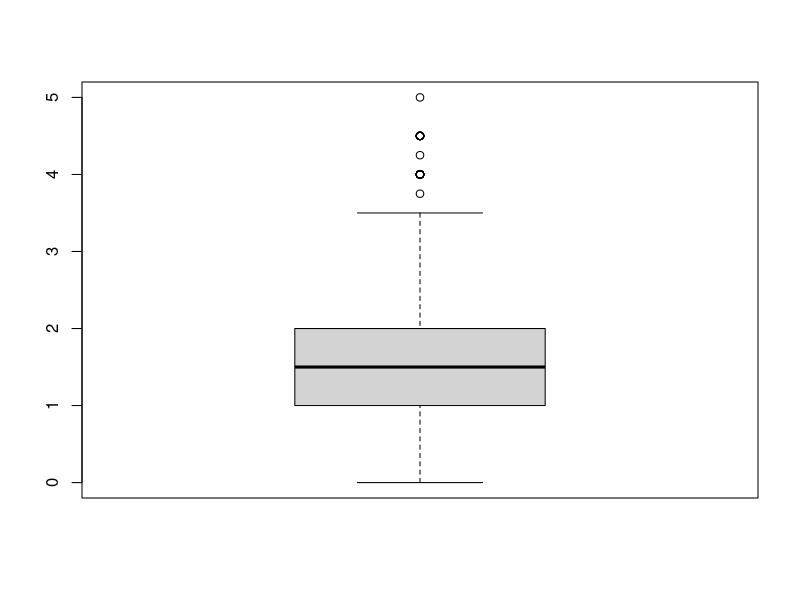
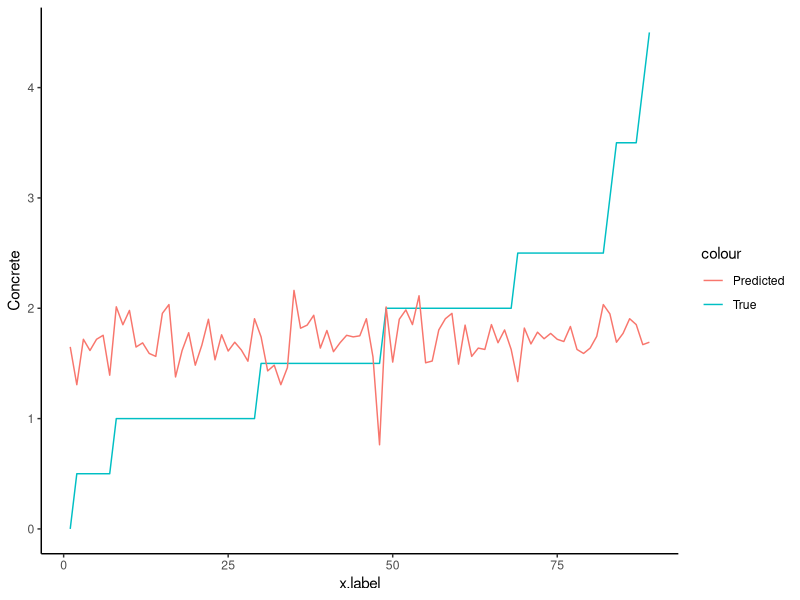

Recreate these plots in R, in order.
## ---- chunk 1
library(MASS)
library(ggplot2)
library(e1071)
## ---- chunk 2
df <- read.csv('../data/Concrete_DayZero_15032021.csv')
## ---- chunk 3
df <- within(df, rm("Response.x", "Steps", "Effective", "Emotion", "invalid_response", "Age.r"))
df$IsolationDays.0 <- as.numeric(df$IsolationDays.0)
df <- na.omit(df)
summary(df)
## ---- chunk 4
set.seed(5014)
test.idx <- sample(nrow(df), floor(nrow(df)*0.1))
df.train <- df[-test.idx,]
df.test <- df[test.idx,]

c(nrow(df.train), nrow(df.test))
## ---- chunk 5
concrete.lm <- lm(Concrete ~ ., df.train)
concrete.ss <- lm(Concrete ~ 1, df.train)
concrete.ss <- step(concrete.ss, scope=list(upper=concrete.lm), trace=0)
summary(concrete.ss)
## ---- chunk 6
concrete.pred.train <- predict(concrete.ss)
concrete.pred.test <- predict(concrete.ss, newdata=df.test, type="response")

# RMSE calculation
sqrt(mean((concrete.pred.train-df.train$Concrete)^2))
sqrt(mean((concrete.pred.test-df.test$Concrete)^2))
## ---- chunk 7
boxplot(df$Concrete)
## ---- chunk 8
df.test$ConcretePred <- concrete.pred.test
df.test <- df.test[order(df.test$Concrete),]

x.label <- 1:dim(df.test)[1]

ggplot(df.test, aes(x=x.label)) + 
  geom_line(aes(y=Concrete, color="True")) + 
  geom_line(aes(y=ConcretePred, color="Predicted")) +
  theme_classic()
